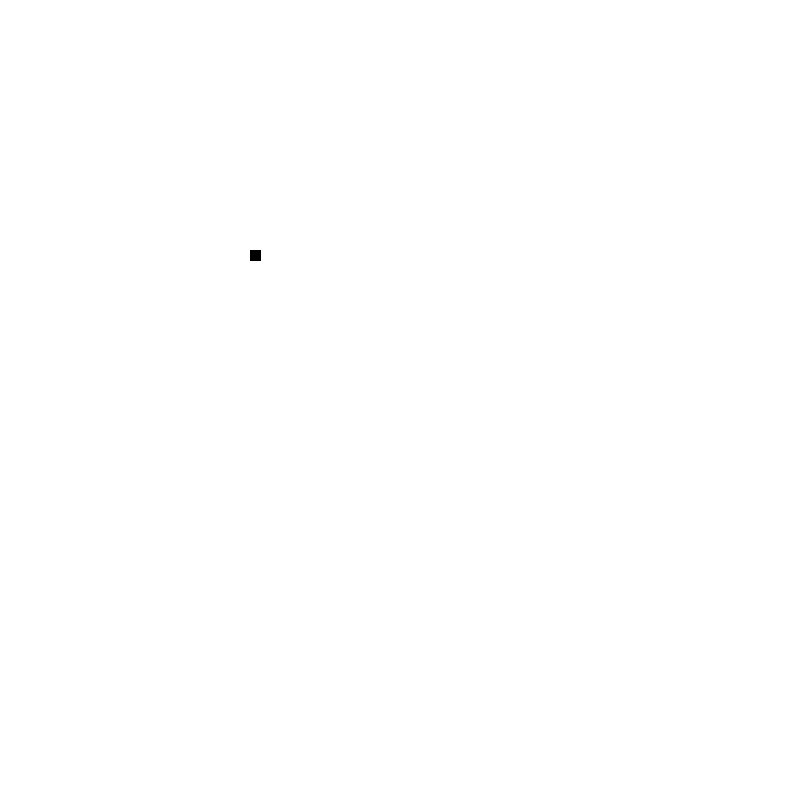
Frame 1 (no input)
Frame 60 (the mouse pressed at the canvas centre just before this capture): identical to frame 1, image omitted
Frame 120 (the mouse held since frame 60 and released just before this capture): identical to frame 1, image omitted

The Processing sketch that drew this single still picture (run headless with seeded random() and noise(); from frame 60 on, the mouse is pressed at the canvas centre):

// Processing sketch: opdracht_12_6
// ── opdracht_12_6.pde
int x = 250;
int y = 250;

void setup(){
  size(800,800);
}

void draw(){
  background(255);
  fill(0);
  rect(x,y,10,10);
}

void keyPressed(){
  if (keyCode == 37){
     x -= 10;
  }
  if (keyCode == 38){
   y -= 10;
  }
  if (keyCode == 39){
     x += 10;
  }
  if (keyCode == 40){
   y += 10;
  }
}
  
  
